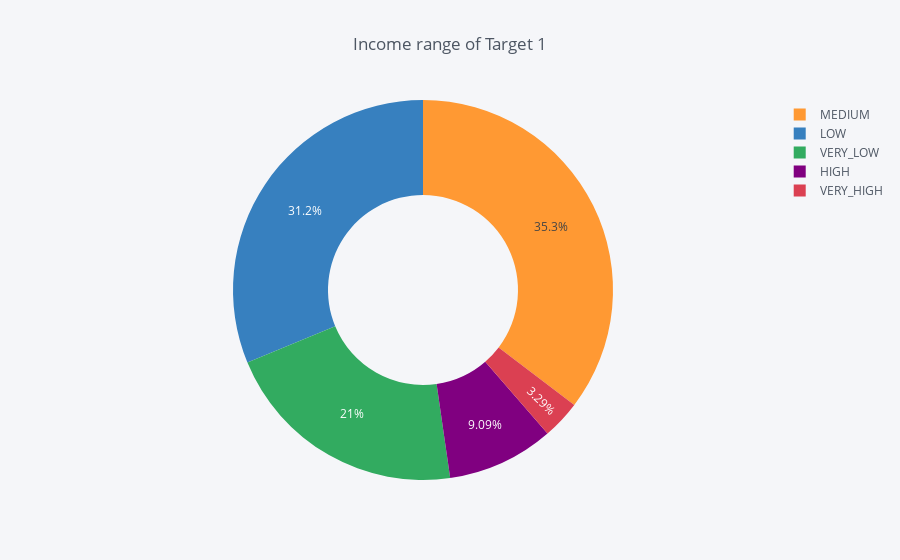

The notebook cell this image was saved under:
### Code cell
inc1_df = pd.DataFrame({'labels': target1_inc.index,'values': target1_inc.values})
inc1_df.iplot(kind='pie',labels='labels',values='values', title='Income range of Target 1', hole = 0.5)

### Figure 1 — Plotly figure (JSON) as saved in the notebook; plotly's stock layout.template omitted (floating-point values rounded to 4 significant figures)
{"data": [{"hole": 0.5, "labels": ["MEDIUM", "LOW", "VERY_LOW", "HIGH", "VERY_HIGH"], "marker": {"colors": ["rgba(255, 153, 51, 1.0)", "rgba(55, 128, 191, 1.0)", "rgba(50, 171, 96, 1.0)", "rgba(128, 0, 128, 1.0)", "rgba(219, 64, 82, 1.0)"]}, "name": "", "type": "pie", "values": [8773, 7755, 5225, 2256, 816]}], "layout": {"legend": {"bgcolor": "#F5F6F9", "font": {"color": "#4D5663"}}, "paper_bgcolor": "#F5F6F9", "plot_bgcolor": "#F5F6F9", "title": "Income range of Target 1", "titlefont": {"color": "#4D5663"}}}
